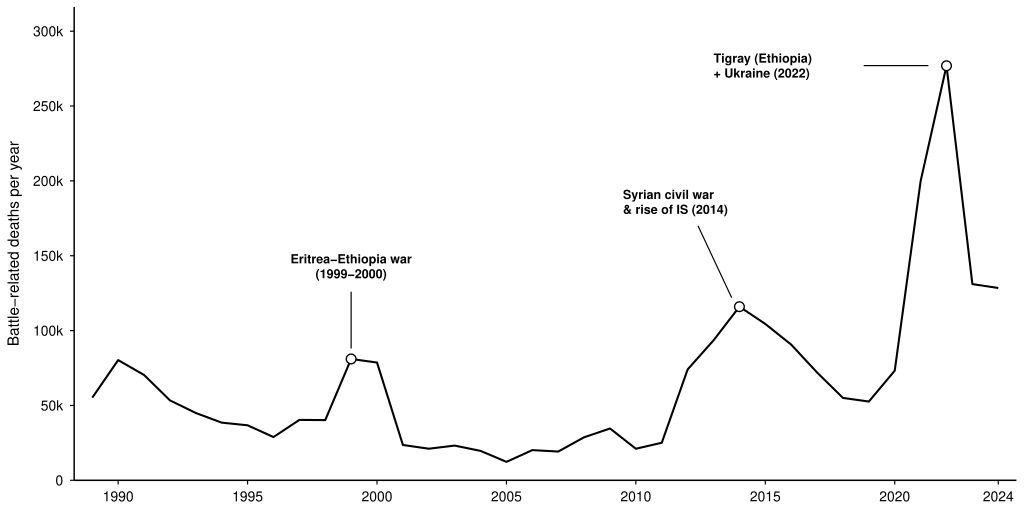

The script that saved this image:
# Task 5 v5 — Global battle-related deaths, 1989-2024 (B&W, named peaks).
# v5 changes vs v4 — ANNOTATION LAYER ONLY (line, axes, theme unchanged):
#   * v4 collapsed the story into a single "2021-2024: the four deadliest
#     years on record" callout. The user found the older "named peaks" idea
#     more interesting (each spike labelled with the war behind it) — but the
#     OLD named labels were factually wrong (e.g. a "Gulf War" callout on the
#     early-90s peak, which was actually the Ethiopian civil war; and a
#     "top-four" claim attached to 2014, which is #5, not top-four).
#   * v5 restores named-conflict callouts at the three escalating peaks, using
#     CORRECT, fact-checked drivers, and drops the wrong claims entirely:
#       - 1999-2000 peak (1999 = 81,047 / 2000 = 78,671) -> "Eritrea-Ethiopia war"
#       - 2014 peak (115,972)                            -> "Syrian civil war & rise of IS"
#       - 2022 peak (276,893, the all-time high in the   -> "Tigray (Ethiopia) + Ukraine"
#         1989-2024 record)
#   * No "Gulf War" callout (the Gulf War was 1991, not 1990; the early-90s
#     peak was the Ethiopian civil war). That peak is left unlabelled.
#   * No "top-four" wording on 2014 (it is the 5th-deadliest year, not top-4).
#   * Each callout: a small WHITE-filled circle marker with a black border on
#     the peak point + a black leader line + a black label naming the conflict
#     (with the year). The escalating sequence is the story: each named war is
#     deadlier than the last, peaking in 2022.
# Story: three successive conflict surges, each deadlier than the last —
#   Eritrea-Ethiopia (1999-2000), Syria/IS (2014), and Tigray + Ukraine (2022),
#   the deadliest year in 35 years of UCDP records.
# Strict black-and-white aesthetic: only PURE BLACK on PURE WHITE.
#   No greys, no semi-transparent fills, no grey gridlines, no grey text.
#
# Source: UCDP (2025). Battle-Related Deaths Dataset, version 25.1.
#   Uppsala Conflict Data Program. https://ucdp.uu.se/downloads/

setwd("/Users/alexanderweber/Documents/hsg/6_semester/data_visualization_with_ai")

suppressPackageStartupMessages({
  library(dplyr)
  library(readr)
  library(ggplot2)
})

# Strict B&W theme — every chart element forced to pure black on white.
# Does NOT source design_system.R, since that palette includes greys.
chart_family <- ""

theme_bw_strict <- function(base_size = 11, base_family = "") {
  ggplot2::theme_minimal(base_size = base_size, base_family = base_family) +
    ggplot2::theme(
      plot.title             = ggplot2::element_blank(),
      plot.subtitle          = ggplot2::element_blank(),
      plot.caption           = ggplot2::element_blank(),
      axis.title             = ggplot2::element_text(size = 11, color = "black"),
      axis.title.y           = ggplot2::element_text(margin = ggplot2::margin(r = 8)),
      axis.text              = ggplot2::element_text(size = 10, color = "black"),
      axis.line.x            = ggplot2::element_line(color = "black", linewidth = 0.5),
      axis.line.y            = ggplot2::element_line(color = "black", linewidth = 0.5),
      axis.ticks             = ggplot2::element_line(color = "black", linewidth = 0.4),
      axis.ticks.length      = ggplot2::unit(3, "pt"),
      panel.grid.major       = ggplot2::element_blank(),
      panel.grid.minor       = ggplot2::element_blank(),
      plot.background        = ggplot2::element_rect(fill = "white", color = NA),
      panel.background       = ggplot2::element_rect(fill = "white", color = NA)
    )
}

raw <- read_csv(
  "data/task_05/BattleDeaths_v25_1_conf.csv",
  show_col_types = FALSE
)

# Aggregate global yearly battle-related deaths (best estimate)
yearly <- raw %>%
  group_by(year) %>%
  summarise(deaths = sum(bd_best, na.rm = TRUE), .groups = "drop") %>%
  arrange(year)

cat("Years:", min(yearly$year), "-", max(yearly$year), "\n")
cat("Top 5 deadliest years:\n")
yearly %>% arrange(desc(deaths)) %>% head(5) %>% print()

# ---- Annotation layer (v5): three named conflict peaks ----
# Peak POINTS are pulled from the aggregated data, never hand-typed. Only the
# conflict NAME strings are editorial overlays. The 1999-2000 surge peaks at
# 1999 (the higher of the two adjacent points), so we mark 1999.
peak_years <- c(1999, 2014, 2022)
peaks <- yearly %>% filter(year %in% peak_years)

# Per-peak callout geometry. Each callout has:
#   * a white-filled circle marker (black border) sitting on the peak point,
#   * a black leader segment from a label anchor to just outside the marker,
#   * a black, left/centre-aligned label naming the conflict + year.
# Label anchors chosen so text never crosses the line or another label, and
# leaders point cleanly into each peak.
callouts <- tribble(
  ~year, ~label,                            ~x_lbl, ~y_lbl, ~hjust, ~vjust, ~x_arr, ~y_arr, ~x_tip, ~y_tip,
  1999,  "Eritrea-Ethiopia war\n(1999-2000)", 1999,   135000, 0.5,    0,      1999,   126000, 1999,   88000,
  2014,  "Syrian civil war\n& rise of IS (2014)", 2009.5, 178000, 0,    0,      2012.4, 170000, 2013.7, 122000,
  2022,  "Tigray (Ethiopia)\n+ Ukraine (2022)", 2013,   285000, 0,      1,      2018.8, 277000, 2021.3, 277000
)

p <- ggplot(yearly, aes(x = year, y = deaths)) +
  geom_line(color = "black", linewidth = 0.7) +
  # Leaders from each label anchor into the peak marker. Drawn BEFORE the
  # markers so the white marker fill sits cleanly on top of the leader end.
  geom_segment(
    data = callouts,
    aes(x = x_arr, y = y_arr, xend = x_tip, yend = y_tip),
    inherit.aes = FALSE,
    color = "black", linewidth = 0.4
  ) +
  # Peak markers: small white-filled circle, black border, on each peak point.
  geom_point(
    data = peaks, aes(x = year, y = deaths),
    inherit.aes = FALSE,
    shape = 21, fill = "white", color = "black", size = 2.8, stroke = 0.7
  ) +
  # Named-conflict labels.
  geom_text(
    data = callouts,
    aes(x = x_lbl, y = y_lbl, label = label, hjust = hjust, vjust = vjust),
    inherit.aes = FALSE,
    family = chart_family, color = "black", size = 3.3,
    lineheight = 0.95, fontface = "bold"
  ) +
  scale_x_continuous(
    breaks = c(1990, 1995, 2000, 2005, 2010, 2015, 2020, 2024),
    expand = expansion(mult = c(0.02, 0.02))
  ) +
  scale_y_continuous(
    breaks = seq(0, 300000, 50000),
    labels = function(x) ifelse(x == 0, "0",
                                paste0(format(x / 1000, big.mark = ""), "k")),
    limits = c(0, 310000),
    expand = expansion(mult = c(0, 0.02))
  ) +
  labs(
    x = NULL,
    y = "Battle-related deaths per year"
  ) +
  theme_bw_strict(base_family = chart_family)

out_pdf <- "iterations/task_05/v5/battle_deaths_v5.pdf"
ggsave(out_pdf, p, width = 26, height = 13, units = "cm", device = "pdf")
cat("Saved:", out_pdf, "\n")
